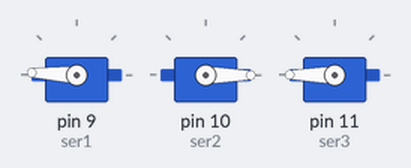
Bench run of a sketch on a simulated Arduino Uno, built with avr-gcc and run on an emulated ATmega328P. Parts: 3 × servo.

Above: at 0.05 s.
At 1.2 s:
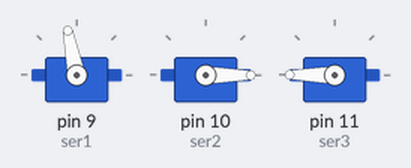
At 2.05 s:
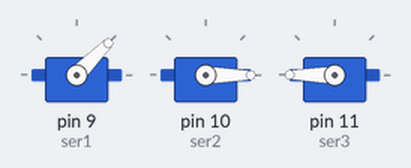
At 4.05 s:
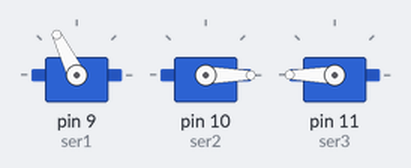
At 6.0 s:
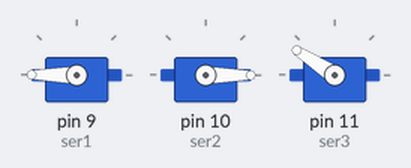
At 8.05 s:
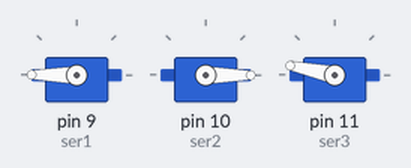
Timing chart, 0 to 10.7 s (numbered marks = the images above):
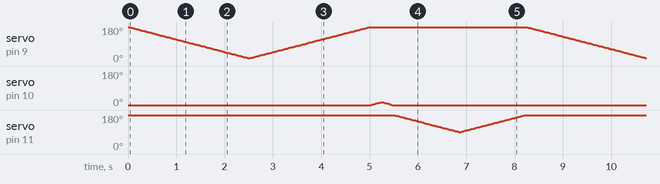

The sketch:

MilestoneI_Sweep.ino
```cpp
#include<Servo.h> // include server library
Servo ser1; // create servo object to control a servo
Servo ser2;
Servo ser3;
Servo ser;
int poser1 = 180; // initial position of servo 1
int poser2 = 0; // initial position of servo 2
int poser3 = 180; // initial position of servo 3
int val; // initial value of input from keyboard
int n = 15; //setup sweep angle for motor

void setup() {
  Serial.begin(9600); // Serial comm begin at 9600bps
  ser1.attach(9);// servo 1 is connected at pin 9
  ser2.attach(10); //servo 2 is connected at pin 10
  ser3.attach(11); //servo 3 is connected at pin 11
  ser1.write(180);
  ser2.write(0);
  ser3.write(180);
}

void loop()
{
  //sweep motor 1
    for (poser1 = 180; poser1 >= n; poser1 -= 1) { // goes from 180 degrees to 0 degrees
    ser1.write(poser1);              // tell servo to go to position in variable 'pos'
    delay(15);                       // waits 15ms for the servo to reach the position
  }
  for (poser1 = n; poser1 <= 180; poser1 += 1) { // goes from 0 degrees to 180 degrees
    // in steps of 1 degree
    ser1.write(poser1);              // tell servo to go to position in variable 'pos'
    delay(15);                       // waits 15ms for the servo to reach the position
  }

  //sweep motor 2
  for (poser3 = 0; poser2 <= n; poser2 += 1) { // goes from 0 degrees to 180 degrees
    // in steps of 1 degree
    ser2.write(poser2);              // tell servo to go to position in variable 'pos'
    delay(15);                       // waits 15ms for the servo to reach the position
  }
  for (poser2 = n; poser2 >= 0; poser2 -= 1) { // goes from 180 degrees to 0 degrees
    ser2.write(poser2);              // tell servo to go to position in variable 'pos'
    delay(15);                       // waits 15ms for the servo to reach the position
  }

  for (poser3 = 180; poser3 >= 90; poser3 -= 1) { // goes from 180 degrees to 0 degrees
    ser3.write(poser3);              // tell servo to go to position in variable 'pos'
    delay(15);                       // waits 15ms for the servo to reach the position
  }
  //sweep motor 3
  for (poser3 = 90; poser3 <= 180; poser3 += 1) { // goes from 0 degrees to 180 degrees
    // in steps of 1 degree
    ser3.write(poser3);              // tell servo to go to position in variable 'pos'
    delay(15);                       // waits 15ms for the servo to reach the position
  }

}
```
